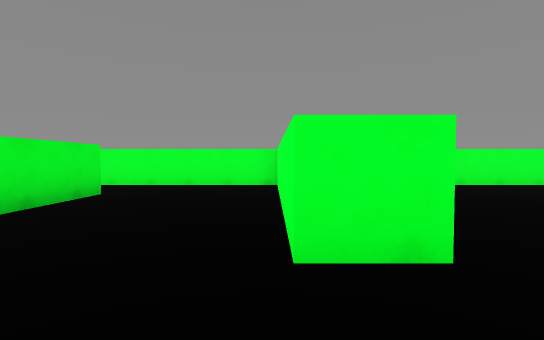
view 1 (above)

23 first-person views from a walk through a scene from a Unity 3-D project. The camera is 1.3 m above the floor, tilts 2° down and sees 85° across. The floor is counted in squares, 2 m on a side. Each view is taken from the middle of a square. On the plan, view 1 faces up. The plan holds only what a view shows up to about 9 squares ahead; the rest is blank. The place goes on beyond the plan. The player is left out.

view 2
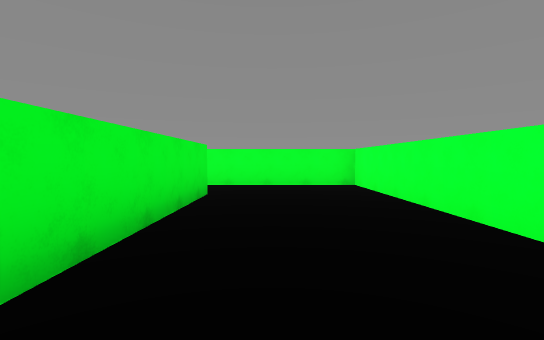

view 3
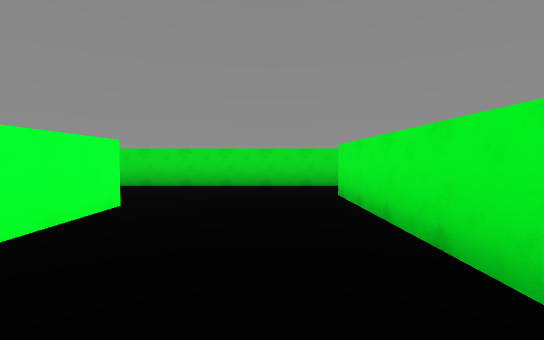

view 4
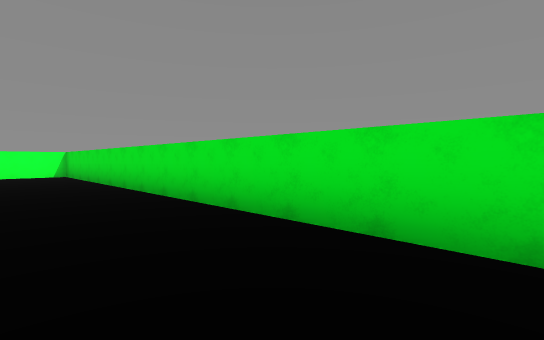

view 5
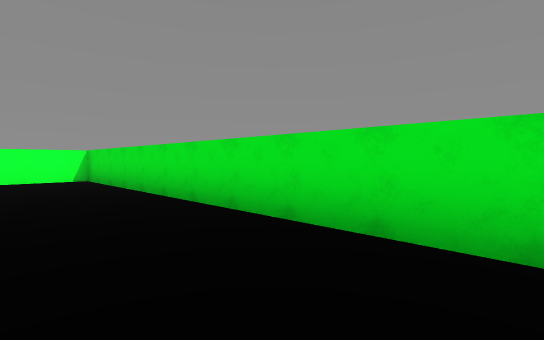

view 6
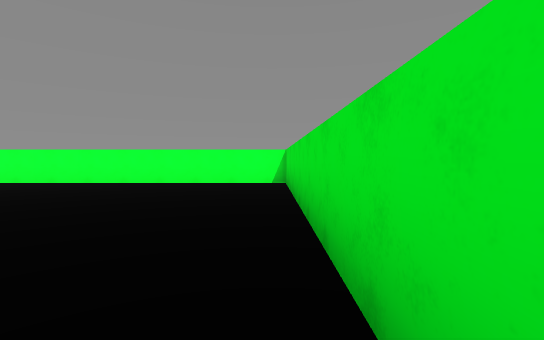

view 7
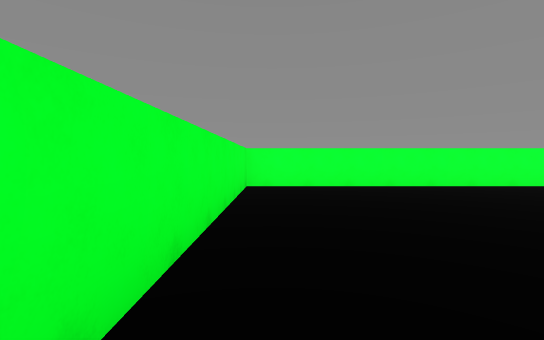

view 8
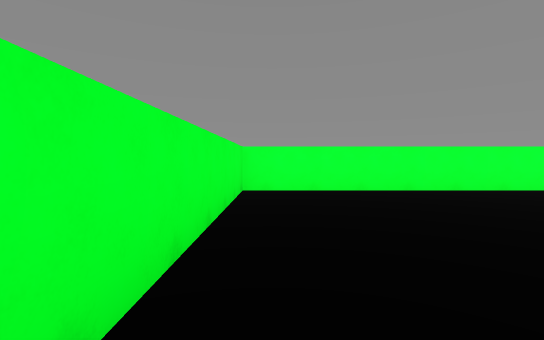

view 9
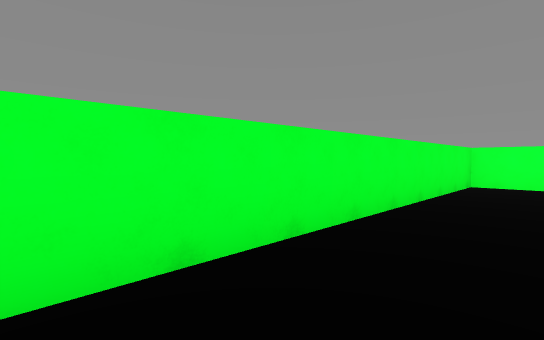

view 10
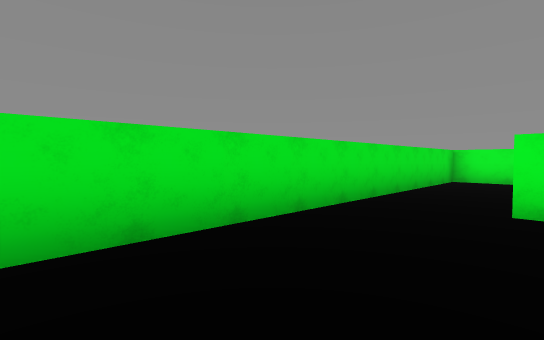

view 11
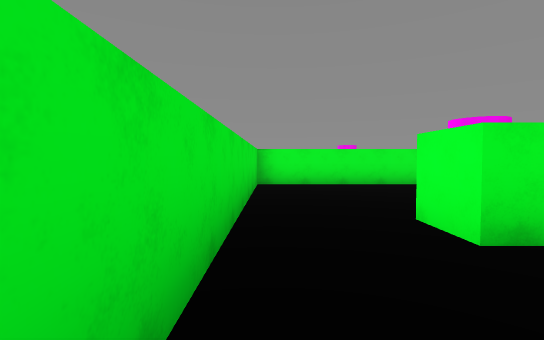

view 12
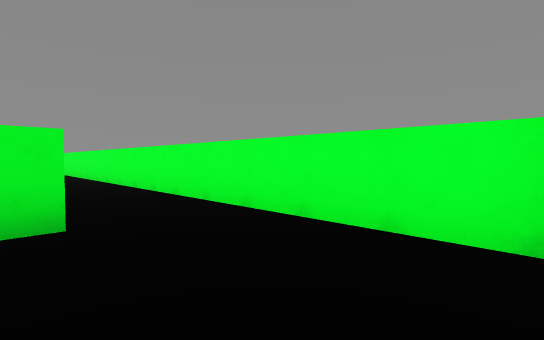

view 13
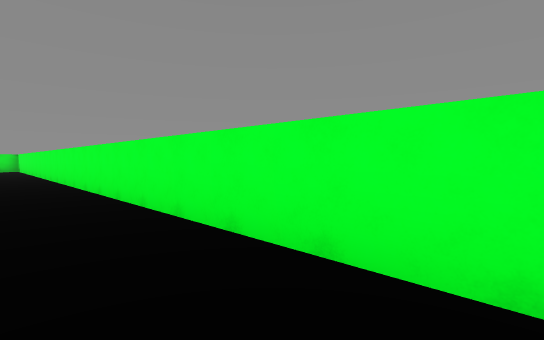

view 14
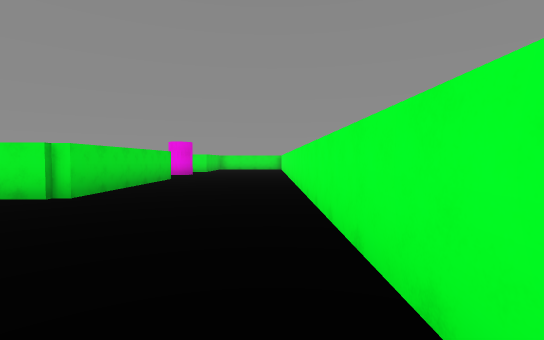

view 15
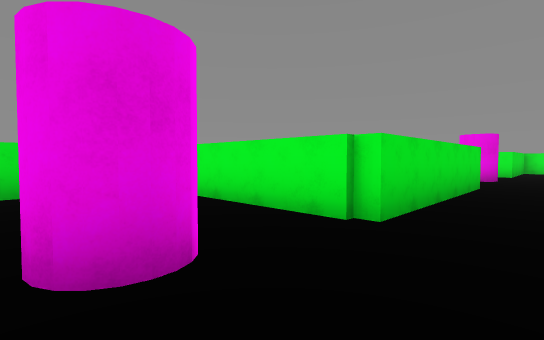

view 16
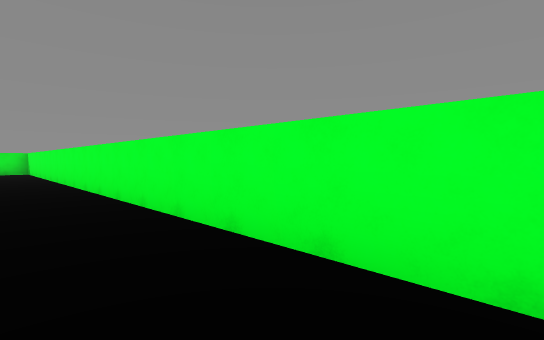

view 17
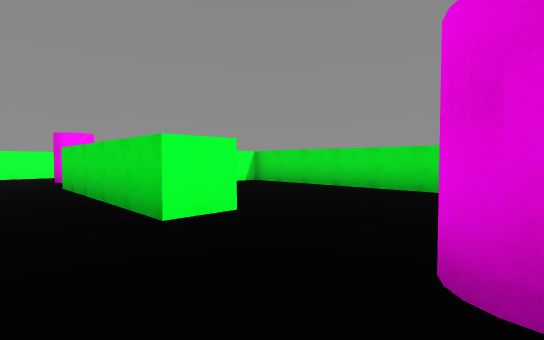

view 18
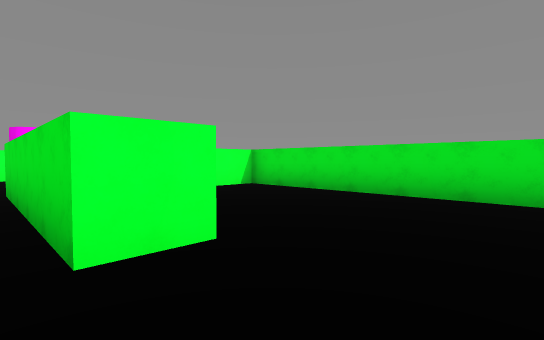

view 19
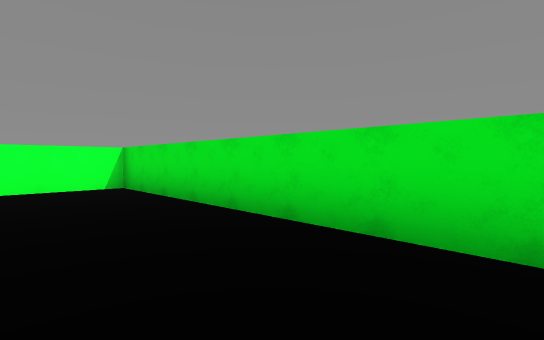

view 20
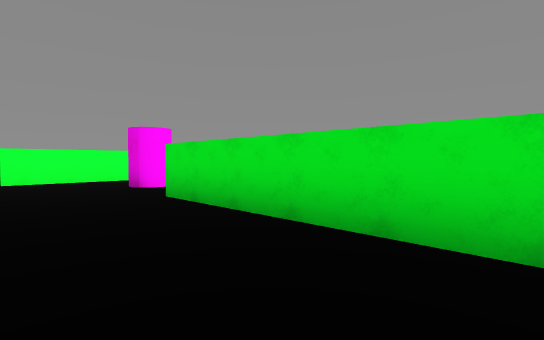

view 21
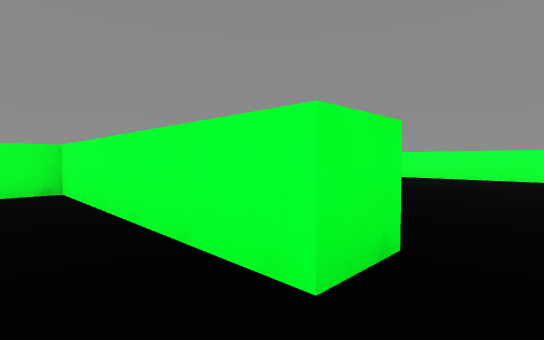

view 22
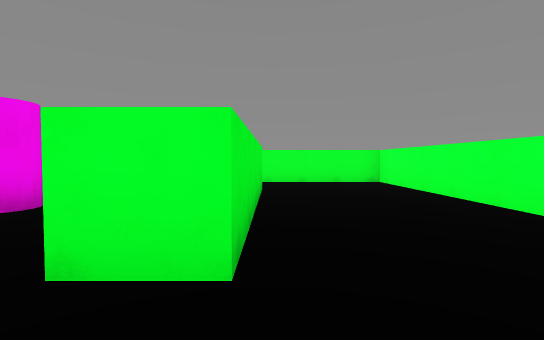

view 23
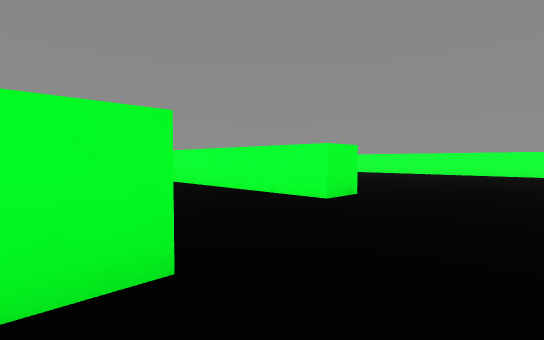

### Floor plan
Points are (right, up) in squares from view 1. A wall is a line through its corners. A room is listed if a view was taken in it or the views show most of it. See-through windows are left out.
Room 1 (views 1, 2, 3, 4, 5, 6, 7, 8, 9, 10, 11, 12, 13, 14, 21, 22, 23)
walls: (1.2, 1.8) (0.1, 1.8) (0.1, 7.6) (-4.6, 7.6); (-3.2, 5.6) (-3.2, 0.6) (-4.2, 0.6); (-4.6, -1.4) (10.2, -1.4) (10.2, 7.6) (2, 7.6)
ways out: opening at (-4, -0.5) to room 2; opening at (-4, 6.5) to room 2
Room 2 (views 15, 16, 17, 18, 19, 20)
walls: (-14, 2.5) (-14, 3.6) (-8.8, 3.6) (-8.8, -1.4) (-4.6, -1.4); (-4.2, 3) (-4.2, 5.6); (-4.6, 7.6) (-17.5, 7.6); (-17, -1.4) (-9.8, -1.4) (-9.8, 0.8)
ways out: opening at (-4, -0.5) to room 1; opening at (-4, 6.5) to room 1

Positions as (right, up) in squares from view 1, and headings:
1: (0, 0), facing up
2: (-2, 0), facing up
3: (-2, 6), facing down
4: (-3, 1), facing down-right
5: (0, 1), facing down-right
6: (2, -1), facing right
7: (3, 7), facing right
8: (4, 7), facing right
9: (2, 6), facing up-right
10: (1, 1), facing down-left
11: (-1, -1), facing left
12: (0, 5), facing up-left
13: (-3, 6), facing up-left
14: (-4, 7), facing left
15: (-6, 5), facing down-left
16: (-7, 6), facing up-left
17: (-17, 5), facing down-right
18: (-16, 4), facing down-right
19: (-17, 1), facing down-right
20: (-14, 6), facing down-right
21: (-1, 1), facing up-right
22: (-3, -1), facing up
23: (-4, -1), facing up-right
